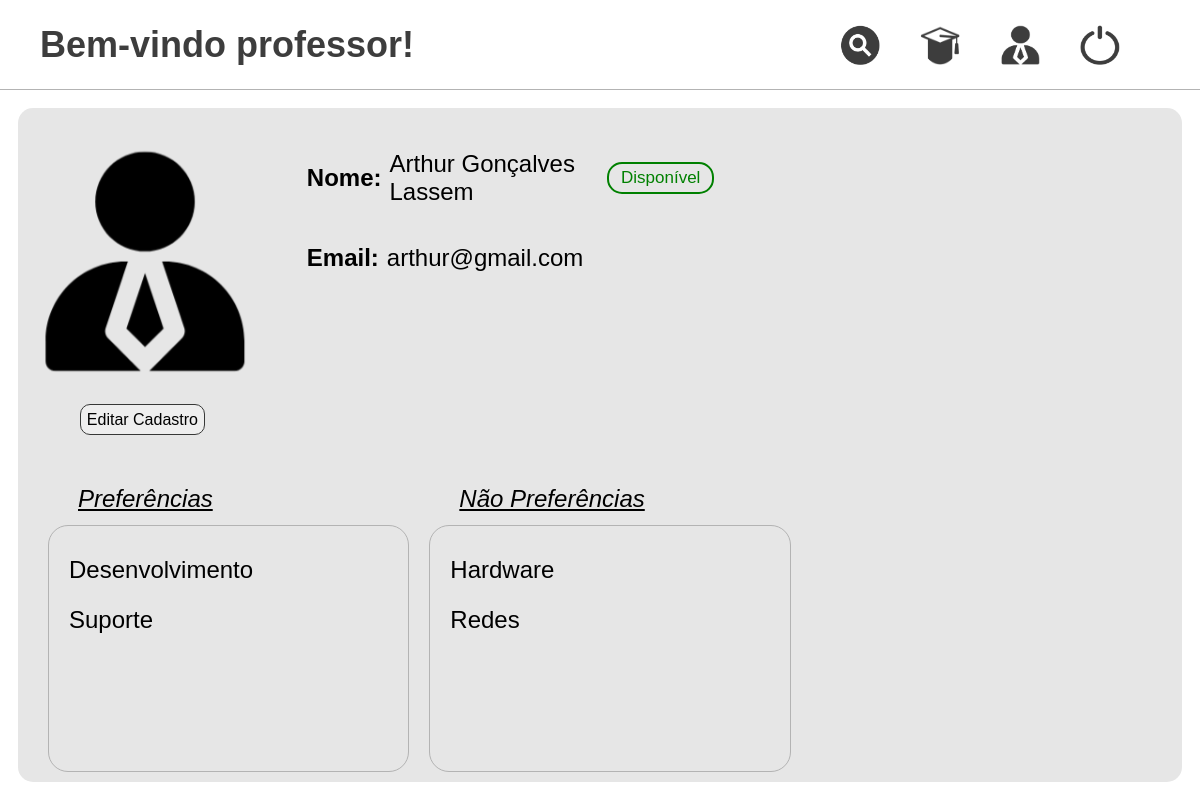
Page /pages/visualizar/visualizarProfessor.php?id=31 (signed in) on the committed database.
### tables this page shows
CREATE TABLE `foto` (
  `ID_Foto` int(11) NOT NULL,
  `Link_Foto` varchar(255) DEFAULT NULL,
  `Nome_Foto` varchar(100) DEFAULT NULL
);

CREATE TABLE `usuario` (
  `ID_Usuario` int(11) NOT NULL,
  `Nome` varchar(50) DEFAULT NULL,
  `Sobrenome` varchar(50) DEFAULT NULL,
  `Email` varchar(100) DEFAULT NULL,
  `Senha` varchar(255) DEFAULT NULL,
  `Tipo_Usuario` varchar(20) DEFAULT NULL,
  `Status_Cadastro` varchar(20) DEFAULT 'ativo',
  `ID_Foto` int(11) DEFAULT NULL,
  `CPF` varchar(20) DEFAULT NULL,
  `Data_Nascimento` date DEFAULT NULL
);

CREATE TABLE `professor` (
  `ID_Professor` int(11) NOT NULL,
  `Status_Disponibilidade` varchar(30) DEFAULT NULL
);

### src/bd/MySQL.php (called while the page is built, shortened)
<?php
class MySQL {
	private $connection;
	public function __construct() {
		$this->connection = new \mysqli(HOST, USUARIO, SENHA, BANCO);
		$this->connection->set_charset("utf8");
	}
	public function search(string $sql, string $types, array $params) : array {
		$stmt = $this->connection->prepare($sql);
		if(!($types == "" || empty($params))) {
			$stmt->bind_param($types, ...$params);
		}
		$stmt->execute();
		$result = $stmt->get_result();
    	return $result ? $result->fetch_all(MYSQLI_ASSOC) : [];
	}
}
?>

### src/classes/Usuario.php (called while the page is built, shortened)
<?php
class Usuario {
    protected int $idUsuario;
    protected int $idFoto;
    protected string $nome;
    protected string $sobrenome;
    protected string $senha;
    protected string $email;
    protected string $tipoUsuario;
    protected string $cpf;
    protected string $dataNascimento;
    protected string $statusCadastro = "Ativo";
    public function __construct(string $email, string $senha) {
        $this->email = $email;
        $this->senha = $senha;
    }
    public static function findUsuario(int $idUsuario) : Usuario {
        $conexao = new MySQL();
        $tipos = "i";
        $params = [$idUsuario];
        $sql = "SELECT *, DATE_FORMAT(u.Data_Nascimento, '%d/%m/%Y') AS Data_Nascimento FROM usuario u
        WHERE u.ID_Usuario = ? AND u.Status_Cadastro = 'ativo'";
        $resultados = $conexao->search($sql, $tipos, $params);
        $resultado = $resultados[0];
        $usuario = new Usuario($resultado["Email"], $resultado["Senha"]);
        $usuario->setIdUsuario($resultado["ID_Usuario"]);
        $usuario->setIdFoto($resultado["ID_Foto"]);
        $usuario->setNome($resultado["Nome"]);
        $usuario->setSobrenome($resultado["Sobrenome"]);
        $usuario->setTipoUsuario($resultado["Tipo_Usuario"]);
        $usuario->setStatusCadastro($resultado["Status_Cadastro"]);
        $usuario->setDataNascimento($resultado["Data_Nascimento"]);
        $usuario->setCPF($resultado["CPF"]);
        $usuario->setPreferencias();
        return $usuario;
    }
    public function setPreferencias() : void {
        $conexao = new MySQL();
        $tipos = "i";
        $params = [$this->idUsuario];
        $sql = "SELECT * FROM preferencia p
        JOIN usuario_preferencia up ON up.ID_Preferencia = p.ID_Preferencia WHERE up.Prefere = 'sim' AND up.ID_Usuario = ? ORDER BY p.Descricao";
        $resultados = $conexao->search($sql, $tipos, $params);
        $sql = "SELECT * FROM preferencia p
        JOIN usuario_preferencia up ON up.ID_Preferencia = p.ID_Preferencia WHERE up.Prefere = 'nao' AND up.ID_Usuario = ? ORDER BY p.Descricao";
        $resultados = $conexao->search($sql, $tipos, $params);
    }
    public function getIdUsuario() : int {
        return $this->idUsuario;
    }
    public function setIdUsuario(int $idUsuario) : void {
        $this->idUsuario = $idUsuario;
    }
    public function getIdFoto() : int {
        return $this->idFoto;
    }
    public function setIdFoto(int $idFoto) : void {
        $this->idFoto = $idFoto;
    }
    public function getEmail() : string {
        return $this->email;
    }
    public function getNome() : string {
        return $this->nome;
    }
    public function setNome(string $nome) : void {
        $this->nome = $nome;
    }
    public function getSobrenome() : string {
        return $this->sobrenome;
    }
    public function setSobrenome(string $sobrenome) : void {
        $this->sobrenome = $sobrenome;
    }
    public function getSenha() : string {
        return $this->senha;
    }
    public function getTipoUsuario() : string {
        return $this->tipoUsuario;
    }
    public function setTipoUsuario(string $tipoUsuario) : void {
        $this->tipoUsuario = $tipoUsuario;
    }
    public function getStatusCadastro() : string {
        return $this->statusCadastro;
    }
    public function setStatusCadastro(string $statusCadastro) : void {
        $this->statusCadastro = $statusCadastro;
    }
    public function getDataNascimento() : string {
        return $this->dataNascimento;
    }
    public function setDataNascimento(string $dataNascimento) : void {
        $this->dataNascimento = $dataNascimento;
    }
    public function getCPF() : string {
        return $this->cpf;
    }
    public function setCPF(string $cpf) : void {
        $this->cpf = $cpf;
    }
}
?>

### src/classes/Professor.php (called while the page is built, shortened)
<?php
class Professor extends Usuario {
    public static function findProfessor($idProfessor) : Professor {
        $usuario = parent::findUsuario($idProfessor);
        $connection = new MySQL();
        $tipos = "i";
        $params = [$idProfessor];
        $sql = "SELECT * FROM professor p WHERE p.ID_Professor = ?";
        $resultados = $connection->search($sql, $tipos, $params);
        $resultado = $resultados[0];
        $professor = new Professor($usuario->getEmail(), $usuario->getSenha());
        $professor->setIdUsuario( $usuario->getIdUsuario() );
        $professor->setNome( $usuario->getNome() );
        $professor->setSobrenome( $usuario->getSobrenome() );
        $professor->setTipoUsuario( $usuario->getTipoUsuario() );
        $professor->setIdFoto( $usuario->getIdFoto() );
        $professor->setStatusCadastro( $usuario->getStatusCadastro() );
        $professor->setDataNascimento( $usuario->getDataNascimento() );
        $professor->setCPF( $usuario->getCPF() );
        $professor->setPreferencias();
        $professor->setStatusDisponibilidade($resultado["Status_Disponibilidade"]);
        return $professor;
    }
}
?>

### pages/visualizar/visualizarProfessor.php (the view, shortened to what this page needs)
<?php
$professor = Professor::findProfessor($_GET["id"]);
$foto = $professor->getFoto();
$preferencias = $professor->getPreferencias();
$naoPreferencias = $professor->getNaoPreferencias();
?>
<!DOCTYPE html>
<html lang="pt-BR">
<head>
    <link rel="stylesheet" href="./../../src/styles/reset.css">
    <link rel="stylesheet" href="./../../src/styles/styleVisualizar.css">
</head>
<body>
    <div class="container">
        <?php
        require_once __DIR__ . "/../../menu.php";
        ?>
        <main>
            <div class="content">
                <section class="linha-1">
                    <section class="imagem">
                        <figure>
                            <?php echo "<img src='./../../{$foto->getLinkFoto()}' alt='Foto do Professor' />"; ?>
                        </figure>
                        <div id='editPerfil'>
                            <?php if($_SESSION["idUsuario"] == $_GET["id"]) echo "<a href='./../editar/editarCadastroProfessor.php'>Editar Cadastro</a>"; ?>
                        </div>
                    </section>
                    <section class="dados-usuario professor">
                        <?php
                        $status = $professor->getStatusDisponibilidade();
                        if($status=='sim'){
                            $status = "Disponível";
                            $cor = "green";
                        } else {
                            $status = "Não Disponivel";
                            $cor = "red";
                        }
                        echo "<p><strong style='margin-right: 8px;'>Nome: </strong>{$professor->getNome()} {$professor->getSobrenome()} <span> <span class='status' style='color: {$cor}; border: 2px solid {$cor}'>{$status}</span> </p>";
                        echo "<p><strong style='margin-right: 8px;'>Email: </strong>{$professor->getEmail()}</p>";
                        ?>
                    </section>
                </section>
                <section class="linha-2-prof">
                    <section class="preferencias">
                        <p class="titulo-dados">Preferências</p>
                        <div>
                            <?php
                            foreach($preferencias as $preferencia) {
                                echo "<p>{$preferencia}</p>";
                            }
                            ?>
                        </div>
                    </section>
                    <section class="nao-preferencias">
                        <p class="titulo-dados">Não Preferências</p>
                        <div>
                            <?php
                            foreach($naoPreferencias as $preferencia) {
                                echo "<p>{$preferencia}</p>";
                            }
                            ?>
                        </div>
                    </section>
                </section>
            </div>
        </main>
    </div>
</body>
</html>

### src/styles/styleVisualizar.css (style rules this page uses)
main { display: flex; justify-content: center; align-items: center; overflow: hidden; }
.content { width: 97%; height: 95%; background-color: rgb(230, 230, 230); border-radius: 15px; padding: 10px; display: grid; grid-template-rows: 50% 50%; grid-template-columns: 100%; }
.linha-1 { display: grid; grid-template-columns: 20% 40% 40%; }
.imagem { place-items: center; margin-bottom: 10px; display: flex; flex-direction: column; align-items: center; justify-content: flex-start; }
.imagem figure { width: 90%; height: 90%; display: flex; justify-content: center; align-items: center; }
#editPerfil a { text-decoration: none; background-color: rgb(238, 238, 238); padding: 6px; border: 1px solid rgb(55, 56, 55); border-radius: 10px; font-size: 16px; }
.imagem figure img { width: auto; height: 80%; filter: brightness(0); }
.dados-usuario { height: 100%; padding-left: 50px; padding-top: 20px; display: grid; grid-template-rows: repeat(auto-fill, minmax(auto, 60px)); grid-template-columns: 100%; }
.professor { grid-template-rows: repeat(auto-fill, minmax(auto, 80px)) !important; }
.dados-usuario > p { display: flex; flex-direction: row; align-items: center; padding: 0%; }
.status { margin-left: 20px; padding: 4px 12px; font-size: 17px; color: green; border: 2px solid green; border-radius: 15px; display: flex; justify-content: center; align-items: center; }
.titulo-dados { text-decoration: underline; font-style: italic; }
.linha-2-prof { margin-top: 40px; display: grid; grid-template-rows: 100%; grid-template-columns: repeat(3, 1fr); }
.linha-2-prof section div { width: 100%; height: 100%; padding: 30px 20px; display: grid; grid-template-columns: 100%; grid-auto-rows: 50px; border: 1px solid #b3b3b3; border-radius: 20px; overflow-y: scroll; }
.linha-2-prof section { padding-left: 20px; display: grid; grid-template-rows: 40px 1fr; grid-template-columns: 100%; }
.linha-2-prof > section > p { padding-left: 30px; }

### src/styles/menu.css (style rules this page uses)
.container { width: 100vw; height: 100vh; display: grid; grid-template-rows: 90px 1fr; grid-template-columns: 100%; overflow: auto; }
header, main { width: 100%; height: 100%; }

### rows in the picture
foto: Link_Foto (picture)
usuario: Nome "Arthur", Sobrenome "Gonçalves Lassem", Email "arthur@gmail.com"
professor: Status_Disponibilidade "Disponível"

### other values in the picture
$_SESSION['tipoUsuario'] "professor"
$preferencia "Desenvolvimento"
$preferencia "Suporte"
$preferencia "Hardware"
$preferencia "Redes"
